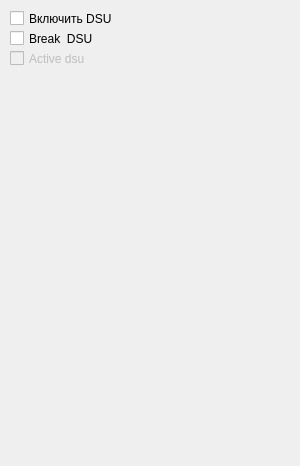
         <widget class="QWidget" name="DSUenabled">
          <property name="geometry">
           <rect>
            <x>0</x>
            <y>0</y>
            <width>300</width>
            <height>466</height>
           </rect>
          </property>
          <attribute name="label">
           <string>Включение DSU</string>
          </attribute>
          <widget class="QCheckBox" name="dsuEnableBox">
           <property name="geometry">
            <rect>
             <x>10</x>
             <y>10</y>
             <width>111</width>
             <height>17</height>
            </rect>
           </property>
           <property name="text">
            <string>Включить DSU</string>
           </property>
           <property name="tristate">
            <bool>false</bool>
           </property>
          </widget>
          <widget class="QCheckBox" name="dsuBreakBox">
           <property name="geometry">
            <rect>
             <x>10</x>
             <y>30</y>
             <width>111</width>
             <height>17</height>
            </rect>
           </property>
           <property name="text">
            <string>Break  DSU</string>
           </property>
          </widget>
          <widget class="QCheckBox" name="dsuActiveBox">
           <property name="enabled">
            <bool>false</bool>
           </property>
           <property name="geometry">
            <rect>
             <x>10</x>
             <y>50</y>
             <width>111</width>
             <height>17</height>
            </rect>
           </property>
           <property name="text">
            <string>Active dsu</string>
           </property>
          </widget>
         </widget>
